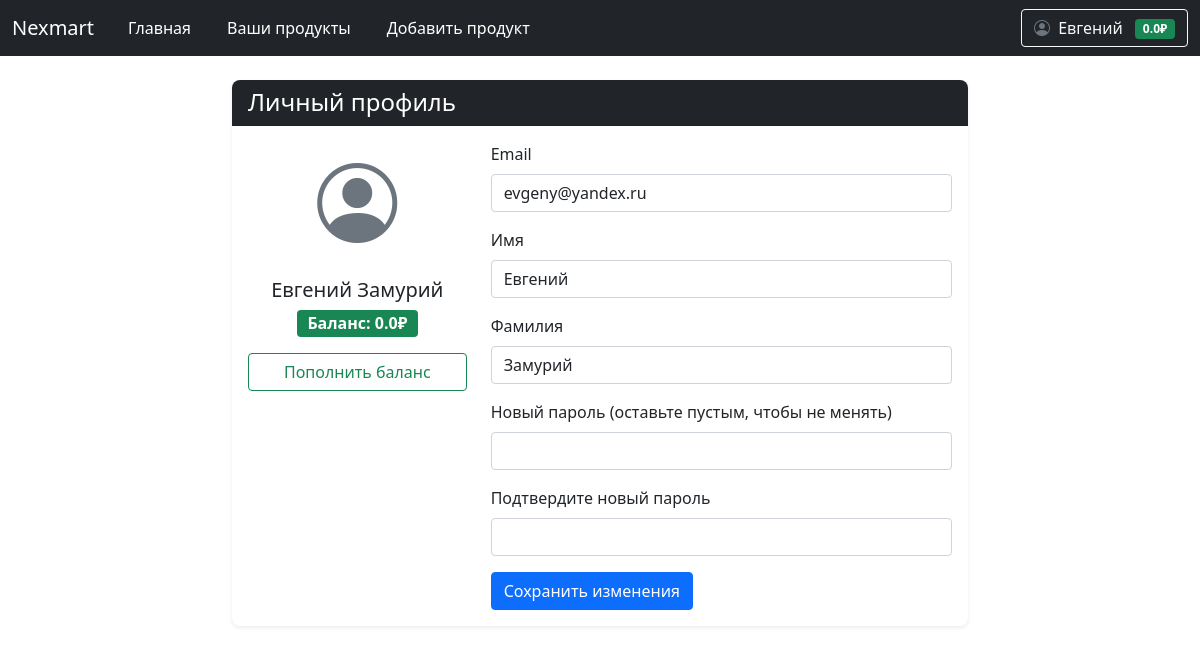
The app's page /user/profile (signed in) with its own data.
### data/user.py (models this page shows, shortened)
class User(SqlAlchemyBase, UserMixin):
    __tablename__ = 'users'
    id = Column(Integer, primary_key=True, autoincrement=True)
    email = Column(String, unique=True, nullable=False)
    hashed_password = Column(String, nullable=False)
    surname = Column(String, nullable=False)
    name = Column(String, nullable=False)
    modified_date = Column(DateTime)
    balance = Column(Float, default=0.0, nullable=False)
    products = relationship("Product", back_populates="user")

### main.py (the view, shortened to what this page needs)
@app.route('/user/profile', methods=['GET', 'POST'])
@login_required
def profile():
    form = ProfileForm()
    if request.method == 'GET':
        form.email.data = current_user.email
        form.name.data = current_user.name
        form.surname.data = current_user.surname
    return render_template('profile.html', form=form, title='Профиль')

### form/profileform.py
class ProfileForm(FlaskForm):
    email = StringField('Email', validators=[DataRequired(), Email()])
    name = StringField('Имя', validators=[DataRequired()])
    surname = StringField('Фамилия', validators=[DataRequired()])
    new_password = PasswordField('Новый пароль', validators=[Optional(), Length(min=6)])
    confirm_password = PasswordField('Подтвердите пароль',
                                    validators=[EqualTo('new_password', message='Пароли должны совпадать')])
    submit = SubmitField('Сохранить изменения')

### data/db_session.py (called while the page is built)
def create_session() -> Session:
    global __factory
    return __factory()

### main.py (called while the page is built)
@login_manager.user_loader
def load_user(user_id):
    db_sess = db_session.create_session()
    return db_sess.query(User).get(user_id)

### templates/profile.html (shortened to what this page needs)
{% extends "base.html" %}
{% block content %}
<div class="row">
    <div class="col-md-8 mx-auto">
        <div class="card">
            <div class="card-header bg-dark text-white">
                <h4 class="mb-0">Личный профиль</h4>
            </div>
            <div class="card-body">
                <div class="row">
                    <div class="col-md-4 text-center">
                        <div class="mb-3">
                            <i class="bi bi-person-circle" style="font-size: 5rem;"></i>
                        </div>
                        <h5>{{ current_user.name }} {{ current_user.surname }}</h5>
                        <div class="badge bg-success fs-6 mb-3">Баланс: {{ current_user.balance }}₽</div>
                        <a href="/user/balance" class="btn btn-outline-success w-100 mb-2">Пополнить баланс</a>
                    </div>
                    <div class="col-md-8">
                        <form method="POST" action="/user/profile">
                            <div class="mb-3">
                                <label for="email" class="form-label">Email</label>
                                {{ form.email(class="form-control", id="email") }}
                            </div>
                            <div class="mb-3">
                                <label for="name" class="form-label">Имя</label>
                                {{ form.name(class="form-control", id="name") }}
                            </div>
                            <div class="mb-3">
                                <label for="surname" class="form-label">Фамилия</label>
                                {{ form.surname(class="form-control", id="surname") }}
                            </div>
                            <div class="mb-3">
                                <label for="new_password" class="form-label">Новый пароль (оставьте пустым, чтобы не менять)</label>
                                {{ form.new_password(class="form-control", id="new_password") }}
                            </div>
                            <div class="mb-3">
                                <label for="confirm_password" class="form-label">Подтвердите новый пароль</label>
                                {{ form.confirm_password(class="form-control", id="confirm_password") }}
                            </div>
                            <button type="submit" class="btn btn-primary">Сохранить изменения</button>
                        </form>
                    </div>
                </div>
            </div>
        </div>
    </div>
</div>
{% endblock %}

### templates/base.html (shortened to what this page needs)
<!doctype html>
<html lang="ru">
<head>
                    <link href="https://cdn.jsdelivr.net/npm/bootstrap@5.0.2/dist/css/bootstrap.min.css" rel="stylesheet">
                    <link rel="stylesheet" href="https://cdn.jsdelivr.net/npm/bootstrap-icons@1.8.1/font/bootstrap-icons.css">
    <link rel="stylesheet" href="{{ url_for('static', filename='css/style.css') }}">
    <link rel="stylesheet" href="https://cdnjs.cloudflare.com/ajax/libs/font-awesome/6.5.1/css/all.min.css">
    <link rel="stylesheet" href="{{ url_for('static', filename='css/auth_styles.css') }}">
</head>
<body>
<header>
    <nav class="navbar navbar-expand-md navbar-dark bg-dark" aria-label="Fourth navbar example">
        <div class="container-fluid">
          <a class="navbar-brand" href="#">Nexmart</a>
          <div class="collapse navbar-collapse" id="navbarsExample04">
            <ul class="navbar-nav me-auto mb-2 mb-md-0">
              <li class="nav-item">
                <a class="nav-link active" aria-current="page" href="/">Главная</a>
              </li>
                {% if not current_user.is_authenticated %}
                <li class="nav-item">
                <a class="nav-link active" aria-current="page" href="/register"></a>
              </li>
                <li class="nav-item">
                <a class="nav-link active" aria-current="page" href="/login"></a>
              </li>
                {% else %}
                <li class="nav-item">
                <a class="nav-link active" href="/user/products">Ваши продукты</a>
              </li>
                <li class="nav-item">
                <a class="nav-link active" href="/user/products/add">Добавить продукт</a>
              </li>
                {% endif %}
            </ul>
            {% if current_user.is_authenticated %}
            <div class="d-flex align-items-center">
              <div class="dropdown">
                <button class="btn btn-outline-light dropdown-toggle" type="button" id="profileDropdown" data-bs-toggle="dropdown" aria-expanded="false">
                  <i class="bi bi-person-circle me-1"></i>
                  {{ current_user.name }}
                  <span class="badge bg-success ms-2">{{ current_user.balance }}₽</span>
                </button>
              </div>
            </div>
            {% else %}
            <div class="d-flex">
              <a href="/login" class="btn btn-outline-light me-2">Войти</a>
              <a href="/register" class="btn btn-success">Регистрация</a>
            </div>
            {% endif %}
          </div>
        </div>
      </nav>
</header>
<div class="container mt-4">
    {% block content %}{% endblock %}
</div>
</body>
</html>

### static/css/style.css (style rules this page uses)
.navbar-nav .nav-link { position: relative; transition: all 0.5s ease; margin: 0 10px; }
.navbar-nav .nav-link::after { content: ''; position: absolute; width: 0; height: 2px; bottom: 0; left: 50%; background-color: #90caf9; transition: all 0.3s ease; }
.dropdown-toggle { position: relative; transition: all 0.3s ease; }
.badge.bg-success { transition: all 0.3s ease; }
.card { border: none; border-radius: 0.5rem; box-shadow: 0 0.125rem 0.25rem rgba(0, 0, 0, 0.075); transition: all 0.3s ease; }
.card-header { border-top-left-radius: 0.5rem !important; border-top-right-radius: 0.5rem !important; }
.bi-person-circle { color: #6c757d; transition: all 0.3s ease; }
.form-control { border-radius: 0.25rem; border: 1px solid #ced4da; transition: all 0.3s ease; }
.btn-outline-success { transition: all 0.3s ease; }
.btn { position: relative; overflow: hidden; }
.btn::after { content: ''; position: absolute; top: 50%; left: 50%; width: 5px; height: 5px; background: rgba(255, 255, 255, 0.3); opacity: 0; border-radius: 50%; transform: scale(1, 1) translate(-50%, -50%); transform-origin: 50% 50%; }

### records on screen
User: name "Евгений", balance "0.0", surname "Замурий", email "evgeny@yandex.ru"
